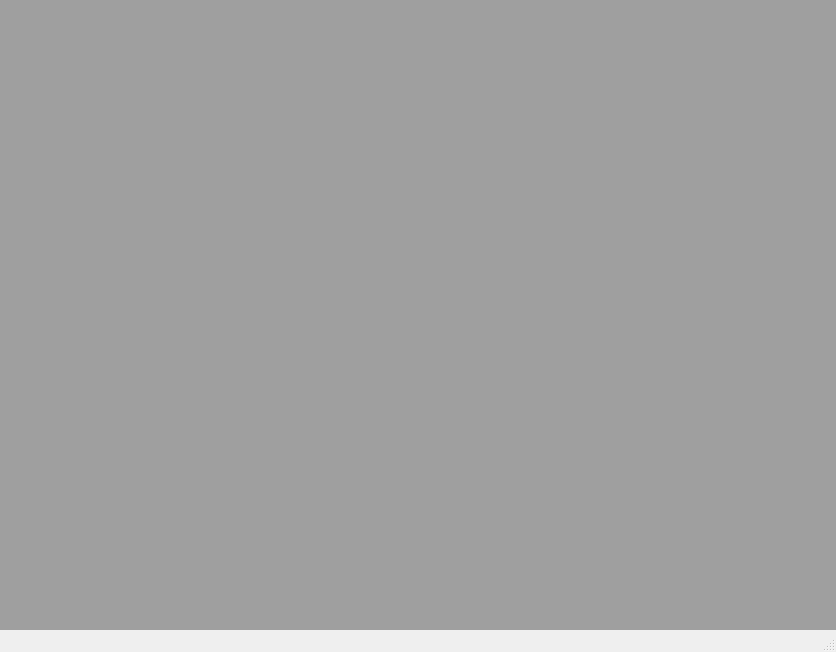
<?xml version="1.0" encoding="UTF-8"?>
<ui version="4.0">
 <class>MainWindow</class>
 <widget class="QMainWindow" name="MainWindow">
  <property name="geometry">
   <rect>
    <x>0</x>
    <y>0</y>
    <width>836</width>
    <height>652</height>
   </rect>
  </property>
  <property name="windowTitle">
   <string>MainWindow</string>
  </property>
  <widget class="QWidget" name="centralWidget">
   <layout class="QVBoxLayout" name="verticalLayout">
    <property name="spacing">
     <number>0</number>
    </property>
    <property name="margin">
     <number>0</number>
    </property>
    <item>
     <widget class="QMdiArea" name="mdiArea"/>
    </item>
   </layout>
  </widget>
  <widget class="QMenuBar" name="menuBar">
   <property name="geometry">
    <rect>
     <x>0</x>
     <y>0</y>
     <width>836</width>
     <height>24</height>
    </rect>
   </property>
  </widget>
  <widget class="QStatusBar" name="statusBar"/>
 </widget>
 <layoutdefault spacing="6" margin="11"/>
 <resources/>
 <connections/>
</ui>
